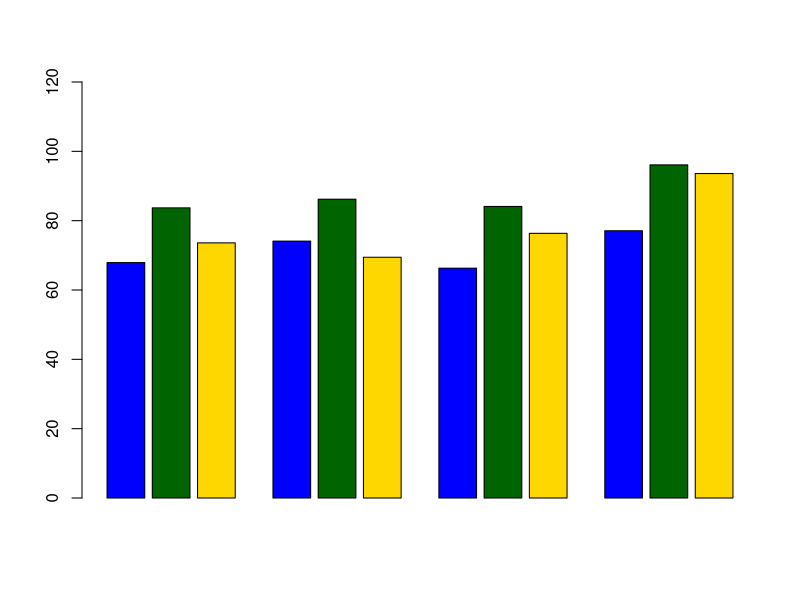
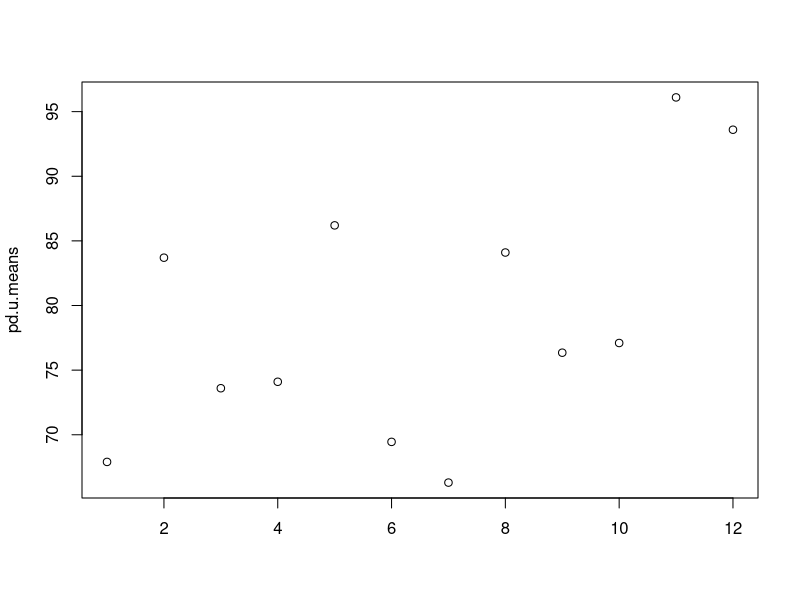
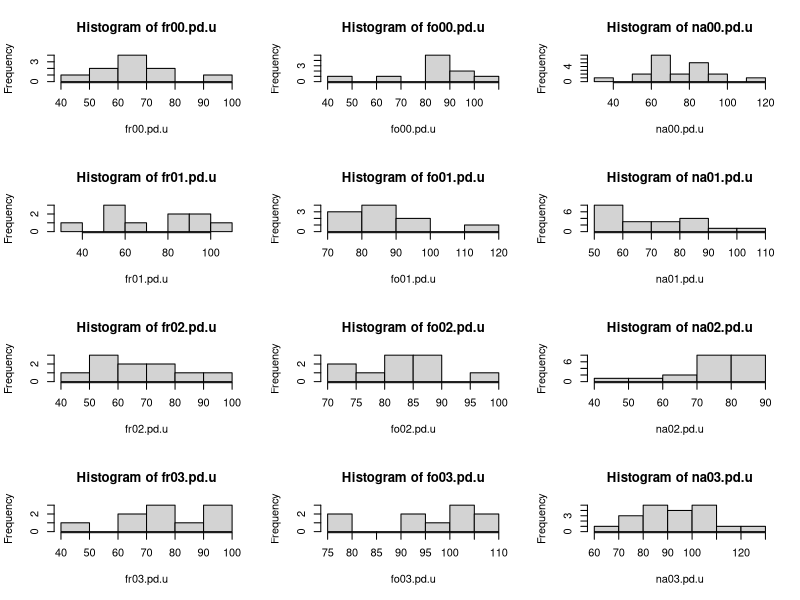
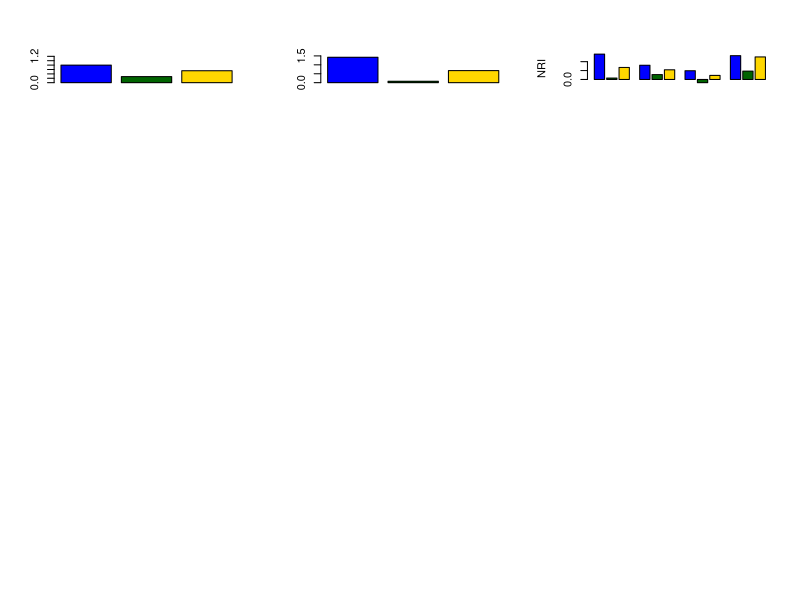
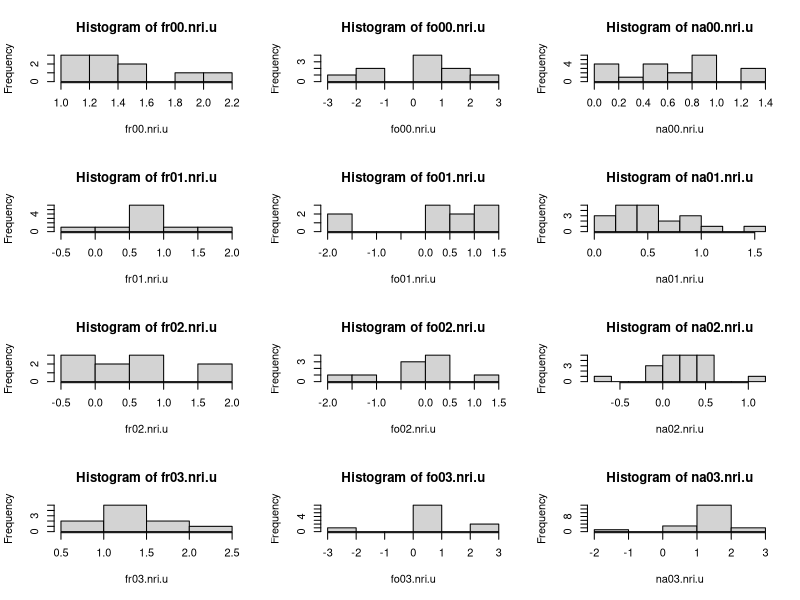
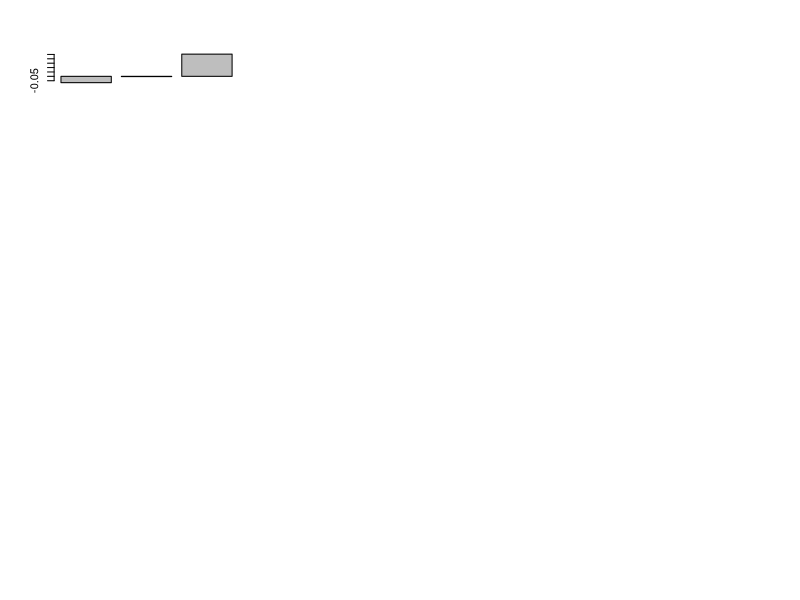
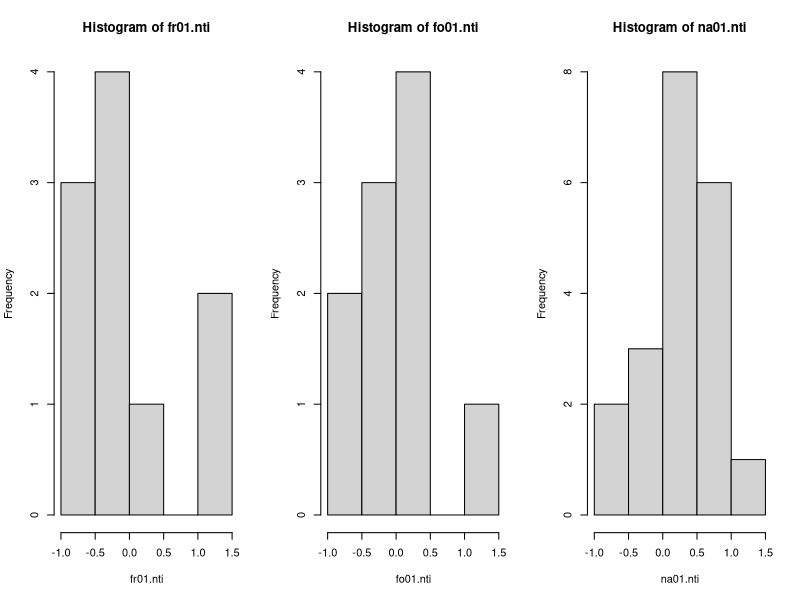
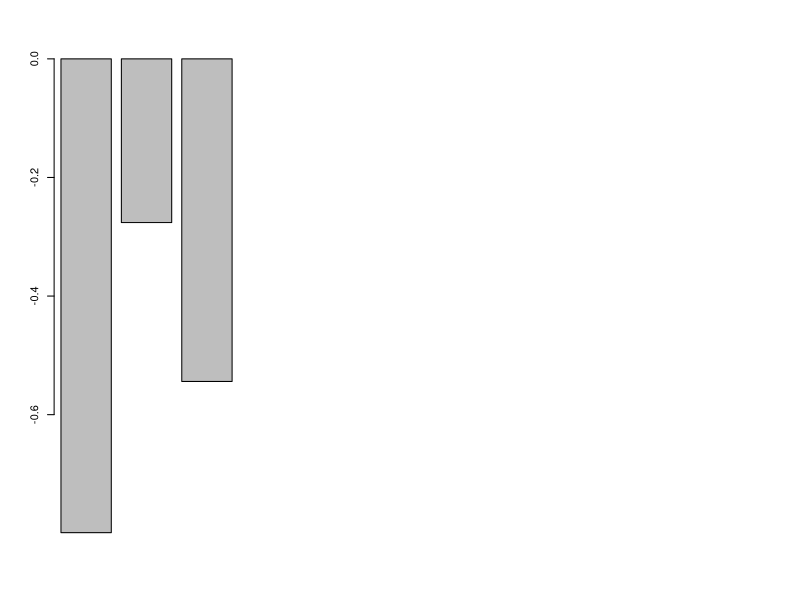

These charts were generated, in order, by the following R code:
setwd("/Users/kjj/Documents/Phylomeet/Analysis/arcot_common2_2y")

##################
# Faith's PD
##################
pd.u <- read.csv("pd.u.csv")

fr00.pd.u <- as.numeric(pd.u[1:10,2])
fo00.pd.u <- as.numeric(pd.u[11:20,2])
na00.pd.u <- as.numeric(pd.u[21:40,2])
fr01.pd.u <- as.numeric(pd.u[41:50,2])
fo01.pd.u <- as.numeric(pd.u[51:60,2])
na01.pd.u <- as.numeric(pd.u[61:80,2])
fr02.pd.u <- as.numeric(pd.u[81:90,2])
fo02.pd.u <- as.numeric(pd.u[91:100,2])
na02.pd.u <- as.numeric(pd.u[101:120,2])
fr03.pd.u <- as.numeric(pd.u[121:130,2])
fo03.pd.u <- as.numeric(pd.u[131:140,2])
na03.pd.u <- as.numeric(pd.u[141:160,2])

# standard errors
se <- function(x) sd(x)/sqrt(length(x))

fr00.se.u <- se(fr00.pd.u)
fo00.pd.u <- as.numeric(pd.u[11:20,2])
na00.pd.u <- as.numeric(pd.u[21:40,2])
fr01.pd.u <- as.numeric(pd.u[41:50,2])
fo01.pd.u <- as.numeric(pd.u[51:60,2])
na01.pd.u <- as.numeric(pd.u[61:80,2])
fr02.pd.u <- as.numeric(pd.u[81:90,2])
fo02.pd.u <- as.numeric(pd.u[91:100,2])
na02.pd.u <- as.numeric(pd.u[101:120,2])
fr03.pd.u <- as.numeric(pd.u[121:130,2])
fo03.pd.u <- as.numeric(pd.u[131:140,2])
na03.pd.u <- as.numeric(pd.u[141:160,2])

# bar graph
library(gplots)
pd.u.means <- c(mean(fr00.pd.u), mean(fo00.pd.u), mean(na00.pd.u), mean(fr01.pd.u), mean(fo01.pd.u), mean(na01.pd.u), mean(fr02.pd.u), mean(fo02.pd.u), mean(na02.pd.u), mean(fr03.pd.u), mean(fo03.pd.u), mean(na03.pd.u))

barplot(pd.u.means, space = c(0.2,0.2,0.2,1,0.2,0.2,1,0.2,0.2,1,0.2,0.2), ylim = c(0,120), col = c("blue", "darkgreen", "gold"))
plotCI(pd.u.means, uiw = )


# histograms of nri
par(mfrow=c(4,3))
hist(fr00.pd.u)
hist(fo00.pd.u)
hist(na00.pd.u)
hist(fr01.pd.u)
hist(fo01.pd.u)
hist(na01.pd.u)
hist(fr02.pd.u)
hist(fo02.pd.u)
hist(na02.pd.u)
hist(fr03.pd.u)
hist(fo03.pd.u)
hist(na03.pd.u)

################
# PD QUESTIONS #
################

######################################################
# Do the host types differ across the whole dataset?
######################################################
pd.u.k <- kruskal.test(list(fr00.pd.u, fo00.pd.u, na00.pd.u, fr01.pd.u, fo01.pd.u, na01.pd.u, fr02.pd.u, fo02.pd.u, na02.pd.u, fr03.pd.u, fo03.pd.u, na03.pd.u)); pd.u.k
# TS = 74, p = e-11
pd.u.k <- kruskal.test(list(fr01.pd.u, fo01.pd.u, na01.pd.u, fr02.pd.u, fo02.pd.u, na02.pd.u, fr03.pd.u, fo03.pd.u, na03.pd.u)); pd.u.k
# TS=65, p = e-11
# Yup.



######################################################
# Does PD differ by host type?
######################################################
# mann-whitney test
frfo00.pd.u.mw <- wilcox.test(fr00.pd.u, fo00.pd.u); frfo00.pd.u.mw
nafo00.pd.u.mw <- wilcox.test(na00.pd.u, fo00.pd.u); nafo00.pd.u.mw
frfo01.pd.u.mw <- wilcox.test(fr01.pd.u, fo01.pd.u); frfo01.pd.u.mw
nafo01.pd.u.mw <- wilcox.test(na01.pd.u, fo01.pd.u); nafo01.pd.u.mw
frfo02.pd.u.mw <- wilcox.test(fr02.pd.u, fo02.pd.u); frfo02.pd.u.mw
nafo02.pd.u.mw <- wilcox.test(na02.pd.u, fo02.pd.u); nafo02.pd.u.mw
frfo03.pd.u.mw <- wilcox.test(fr03.pd.u, fo03.pd.u); frfo03.pd.u.mw
nafo03.pd.u.mw <- wilcox.test(na03.pd.u, fo03.pd.u); nafo03.pd.u.mw

# output
pd.ph.mw <- c(frfo00.pd.u.mw$p.value, nafo00.pd.u.mw$p.value, frfo01.pd.u.mw$p.value, nafo01.pd.u.mw$p.value, frfo02.pd.u.mw$p.value, nafo02.pd.u.mw$p.value, frfo03.pd.u.mw$p.value, nafo03.pd.u.mw$p.value)
ph.names <- c("frfo00", "nafo00", "frfo01", "nafo01", "frfo02", "nafo02", "frfo03", "nafo03")
pd.ph.mat <- cbind(ph.names, pd.ph.mw)
write.csv(pd.ph.mat, "pd.ph.csv")


#############
# nri ultra #
#############
nri.u <- read.csv("nri_ultra_rich.csv")
nri.u <- as.matrix(nri.u)

fr00.nri.u <- -as.numeric(nri.u[1:10,7])
fo00.nri.u <- -as.numeric(nri.u[11:20,7])
na00.nri.u <- -as.numeric(nri.u[21:40,7])
fr01.nri.u <- -as.numeric(nri.u[41:50,7])
fo01.nri.u <- -as.numeric(nri.u[51:60,7])
na01.nri.u <- -as.numeric(nri.u[61:80,7])
fr02.nri.u <- -as.numeric(nri.u[81:90,7])
fo02.nri.u <- -as.numeric(nri.u[91:100,7])
na02.nri.u <- -as.numeric(nri.u[101:120,7])
fr03.nri.u <- -as.numeric(nri.u[121:130,7])
fo03.nri.u <- -as.numeric(nri.u[131:140,7])
na03.nri.u <- -as.numeric(nri.u[141:160,7])

fr00m.nri.u <- mean(fr00.nri.u)
fo00m.nri.u <- mean(fo00.nri.u)
na00m.nri.u <- mean(na00.nri.u)
fr01m.nri.u <- mean(fr01.nri.u)
fo01m.nri.u <- mean(fo01.nri.u)
na01m.nri.u <- mean(na01.nri.u)
fr02m.nri.u <- mean(fr02.nri.u)
fo02m.nri.u <- mean(fo02.nri.u)
na02m.nri.u <- mean(na02.nri.u)
fr03m.nri.u <- mean(fr03.nri.u)
fo03m.nri.u <- mean(fo03.nri.u)
na03m.nri.u <- mean(na03.nri.u)


# bar graph of 2001
nri.01.u <- c(mean(fr01.nri.u), mean(fo01.nri.u), mean(na01.nri.u))
barplot(nri.01.u, col=c("blue", "darkgreen", "gold"), axes = T, ylim=c(0,1.3))

# bar graph of mean of all
nri.aves.u <- c(mean(fr00m.nri.u,fr01m.nri.u,fr02m.nri.u,fr03m.nri.u), mean(fo00m.nri.u, fo01m.nri.u, fo02m.nri.u, fo03m.nri.u), mean(na00m.nri.u, na01m.nri.u, na02m.nri.u, na03m.nri.u))
barplot(nri.aves.u, col=c("blue", "darkgreen", "gold"), ylim = c(0,1.6))

# bar graph of all
nri.00_03.u <- c(mean(fr00.nri.u), mean(fo00.nri.u), mean(na00.nri.u), mean(fr01.nri.u), mean(fo01.nri.u), mean(na01.nri.u), mean(fr02.nri.u), mean(fo02.nri.u), mean(na02.nri.u), mean(fr03.nri.u), mean(fo03.nri.u), mean(na03.nri.u))
barplot(nri.00_03.u, space = c(0.2,0.2,0.2,1,0.2,0.2,1,0.2,0.2,1,0.2,0.2), col=c("blue", "darkgreen", "gold"), ylab = "NRI")

# histograms of nri.u
par(mfrow=c(4,3))
hist(fr00.nri.u)
hist(fo00.nri.u)
hist(na00.nri.u)
hist(fr01.nri.u)
hist(fo01.nri.u)
hist(na01.nri.u)
hist(fr02.nri.u)
hist(fo02.nri.u)
hist(na02.nri.u)
hist(fr03.nri.u)
hist(fo03.nri.u)
hist(na03.nri.u)

#################
# NRI QUESTIONS #
#################

######################################################
# Is there non-neutral phylogenetic structure?
######################################################
# wilcoxon test on all host type groups
fr00.nri.u.w <- wilcox.test(fr00.nri.u); fr00.nri.u.w
fo00.nri.u.w <- wilcox.test(fo00.nri.u); fo00.nri.u.w
na00.nri.u.w <- wilcox.test(na00.nri.u); na00.nri.u.w
fr01.nri.u.w <- wilcox.test(fr01.nri.u); fr01.nri.u.w
fo01.nri.u.w <- wilcox.test(fo01.nri.u); fo01.nri.u.w
na01.nri.u.w <- wilcox.test(na01.nri.u); na01.nri.u.w
fr02.nri.u.w <- wilcox.test(fr02.nri.u); fr02.nri.u.w
fo02.nri.u.w <- wilcox.test(fo02.nri.u); fo02.nri.u.w
na02.nri.u.w <- wilcox.test(na02.nri.u); na02.nri.u.w
fr03.nri.u.w <- wilcox.test(fr03.nri.u); fr03.nri.u.w
fo03.nri.u.w <- wilcox.test(fo03.nri.u); fo03.nri.u.w
na03.nri.u.w <- wilcox.test(na03.nri.u); na03.nri.u.w

# extract p-values
nri.u.w <- as.numeric(c(fr00.nri.u.w$p.value, fo00.nri.u.w$p.value, na00.nri.u.w$p.value, fr01.nri.u.w$p.value, fo01.nri.u.w$p.value, na01.nri.u.w$p.value, fr02.nri.u.w$p.value, fo02.nri.u.w$p.value, na02.nri.u.w$p.value, fr03.nri.u.w$p.value, fo03.nri.u.w$p.value, na03.nri.u.w$p.value))

# make character vector of group names, bind to p-values, export to csv
comm.labels <- c("fr00", "fo00", "na00", "fr01", "fo01", "na01", "fr02", "fo02", "na02", "fr03", "fo03", "na03")
nri.u.w.out <- cbind(comm.labels, nri.u.w)
write.csv(nri.u.w.out, "nri.u.w.out.csv")

######################################################
# Do the host types differ across the whole dataset?
######################################################
# kruskal-wallis test
nri.u.k <- kruskal.test(list(fr00.nri.u, fo00.nri.u, na00.nri.u, fr01.nri.u, fo01.nri.u, na01.nri.u, fr02.nri.u, fo02.nri.u, na02.nri.u, fr03.nri.u, fo03.nri.u, na03.nri.u))
nri.u.k

# resulting p-value <<< 0.0001
# Chi2 test statistic: 63.3
# So: yes they most definitely differ

# kruskal-wallis test without 2000
nri.u.k <- kruskal.test(list(fr01.nri.u, fo01.nri.u, na01.nri.u, fr02.nri.u, fo02.nri.u, na02.nri.u, fr03.nri.u, fo03.nri.u, na03.nri.u)); nri.u.k
# same result, TS of 53 instead, p-value still <<<0.0001


######################################################
# Do the host types differ within each year?
######################################################
# kruskal-wallis test
nri00.u.k <- kruskal.test(list(fr00.nri.u, fo00.nri.u, na00.nri.u)); nri00.u.k
nri01.u.k <- kruskal.test(list(fr01.nri.u, fo01.nri.u, na01.nri.u)); nri01.u.k
nri02.u.k <- kruskal.test(list(fr02.nri.u, fo02.nri.u, na02.nri.u)); nri02.u.k
nri03.u.k <- kruskal.test(list(fr03.nri.u, fo03.nri.u, na03.nri.u)); nri03.u.k

# output
nri.htwy <- c(nri00.u.k$p.value, nri01.u.k$p.value, nri02.u.k$p.value, nri03.u.k$p.value)
year.labels <- c("2000", "2001", "2002", "2003")
nri.htwy.m <- cbind(year.labels, nri.htwy)
write.csv(nri.htwy.m, "nri.htwy.csv")

######################################################
# Do the parental species differ from hybrids (within each year)? 
######################################################
# mann-whitney test
frfo00.nri.u.mw <- wilcox.test(fr00.nri.u, fo00.nri.u); frfo00.nri.u.mw
nafo00.nri.u.mw <- wilcox.test(na00.nri.u, fo00.nri.u); nafo00.nri.u.mw
frfo01.nri.u.mw <- wilcox.test(fr01.nri.u, fo01.nri.u); frfo01.nri.u.mw
nafo01.nri.u.mw <- wilcox.test(na01.nri.u, fo01.nri.u); nafo01.nri.u.mw
frfo02.nri.u.mw <- wilcox.test(fr02.nri.u, fo02.nri.u); frfo02.nri.u.mw
nafo02.nri.u.mw <- wilcox.test(na02.nri.u, fo02.nri.u); nafo02.nri.u.mw
frfo03.nri.u.mw <- wilcox.test(fr03.nri.u, fo03.nri.u); frfo03.nri.u.mw
nafo03.nri.u.mw <- wilcox.test(na03.nri.u, fo03.nri.u); nafo03.nri.u.mw

# output
nri.ph.mw <- c(frfo00.nri.u.mw$p.value, nafo00.nri.u.mw$p.value, frfo01.nri.u.mw$p.value, nafo01.nri.u.mw$p.value, frfo02.nri.u.mw$p.value, nafo02.nri.u.mw$p.value, frfo03.nri.u.mw$p.value, nafo03.nri.u.mw$p.value)
ph.names <- c("frfo00", "nafo00", "frfo01", "nafo01", "frfo02", "nafo02", "frfo03", "nafo03")
nri.ph.mat <- cbind(ph.names, nri.ph.mw)
write.csv(nri.ph.mat, "nri.ph.csv")

######################################################
# Does each host type differ from year to year? 
######################################################
# kruskal-wallis test
nri.fr.u.k <- kruskal.test(list(fr00.nri.u, fr01.nri.u, fr02.nri.u, fr03.nri.u))
nri.fo.u.k <- kruskal.test(list(fo00.nri.u, fo01.nri.u, fo02.nri.u, fo03.nri.u))
nri.na.u.k <- kruskal.test(list(na00.nri.u, na01.nri.u, na02.nri.u, na03.nri.u))

# output
nri.htd <- c(nri.fr.u.k$p.value, nri.fo.u.k$p.value, nri.na.u.k$p.value)
htd.names <- c("fr", "fo", "na")
htd.mat <- cbind(nri.htd,htd.names)
write.csv(htd.mat, "htdy.csv")

# year to year comparison
nri.fr0001.u.mw <- wilcox.test(fr00.nri.u, fr01.nri.u)
nri.fr0102.u.mw <- wilcox.test(fr01.nri.u, fr02.nri.u)
nri.fr0203.u.mw <- wilcox.test(fr02.nri.u, fr03.nri.u)
nri.fo0001.u.mw <- wilcox.test(fo00.nri.u, fo01.nri.u)
nri.fo0102.u.mw <- wilcox.test(fo01.nri.u, fo02.nri.u)
nri.fo0203.u.mw <- wilcox.test(fo02.nri.u, fo03.nri.u)
nri.na0001.u.mw <- wilcox.test(na00.nri.u, na01.nri.u)
nri.na0102.u.mw <- wilcox.test(na01.nri.u, na02.nri.u)
nri.na0203.u.mw <- wilcox.test(na02.nri.u, na03.nri.u)

# output
nri.htd.fr <- c(nri.fr0001.u.mw$p.value, nri.fr0102.u.mw$p.value, nri.fr0203.u.mw$p.value)
nri.htd.fo <- c(nri.fo0001.u.mw$p.value, nri.fo0102.u.mw$p.value, nri.fo0203.u.mw$p.value)
nri.htd.na <- c(nri.na0001.u.mw$p.value, nri.na0102.u.mw$p.value, nri.na0203.u.mw$p.value)
htd.namesffn <- c("2000-01", "2001-02", "2002-03")
htd.ffn.mat <- cbind(htd.namesffn, nri.htd.fr, nri.htd.fo, nri.htd.na)
write.csv(htd.ffn.mat, "htdy.ffn.csv")

##################
# 2001 nti data
##################
nti <- read.csv("nti_ultra_rich.csv")
nti <- as.matrix(nti)

fr01.nti <- as.numeric(nti[41:50,7])
fo01.nti <- as.numeric(nti[51:60,7])
na01.nti <- as.numeric(nti[61:80,7])

# bar graph
nti01.nti <- c(mean(fr01.nti), mean(fo01.nti), mean(na01.nti))
barplot(nti01.nti)

# histograms of nti
par(mfrow=c(1,3))
hist(fr01.nti)
hist(fo01.nti)
hist(na01.nti)

# wilcoxon test
fr01.nti.w <- wilcox.test(fr01.nti); fr01.nti.w
fo01.nti.w <- wilcox.test(fo01.nti); fo01.nti.w
na01.nti.w <- wilcox.test(na01.nti); na01.nti.w

##################
# 2002 nri data
##################
nri <- read.csv("nri_ultra_rich.csv")
nri <- as.matrix(nri)

fr02.nri <- as.numeric(nri[41:50,7])
fo02.nri <- as.numeric(nri[51:60,7])
na02.nri <- as.numeric(nri[61:80,7])

# bar graph
nri02.nri <- c(mean(fr02.nri), mean(fo02.nri), mean(na02.nri))
barplot(nri02.nri)

# histograms of nri
par(mfrow=c(1,3))
hist(fr02.nri)
hist(fo02.nri)
hist(na02.nri)

# wilcoxon test
fr02.nri.w <- wilcox.test(fr02.nri); fr02.nri.w
fo02.nri.w <- wilcox.test(fo02.nri); fo02.nri.w
na02.nri.w <- wilcox.test(na02.nri); na02.nri.w

##################
# 2002 nti data
##################
nti <- read.csv("nti_ultra_rich.csv")
nti <- as.matrix(nti)

fr02.nti <- as.numeric(nti[41:50,7])
fo02.nti <- as.numeric(nti[51:60,7])
na02.nti <- as.numeric(nti[61:80,7])

# bar graph
nti02.nti <- c(mean(fr02.nti), mean(fo02.nti), mean(na02.nti))
barplot(nti02.nti)

# histograms of nti
par(mfrow=c(1,3))
hist(fr02.nti)
hist(fo02.nti)
hist(na02.nti)

# wilcoxon test
fr02.nti.w <- wilcox.test(fr02.nti); fr02.nti.w
fo02.nti.w <- wilcox.test(fo02.nti); fo02.nti.w
na02.nti.w <- wilcox.test(na02.nti); na02.nti.w

##################
# 2003 nri data
##################
nri <- read.csv("nri_ultra_rich.csv")
nri <- as.matrix(nri)

fr03.nri <- as.numeric(nri[41:50,7])
fo03.nri <- as.numeric(nri[51:60,7])
na03.nri <- as.numeric(nri[61:80,7])

# bar graph
nri03.nri <- c(mean(fr03.nri), mean(fo03.nri), mean(na03.nri))
barplot(nri03.nri)

# histograms of nri
par(mfrow=c(1,3))
hist(fr03.nri)
hist(fo03.nri)
hist(na03.nri)

# wilcoxon test
fr03.nri.w <- wilcox.test(fr03.nri); fr03.nri.w
fo03.nri.w <- wilcox.test(fo03.nri); fo03.nri.w
na03.nri.w <- wilcox.test(na03.nri); na03.nri.w

##################
# 2003 nti data
##################
nti <- read.csv("nti_ultra_rich.csv")
nti <- as.matrix(nti)

fr03.nti <- as.numeric(nti[41:50,7])
fo03.nti <- as.numeric(nti[51:60,7])
na03.nti <- as.numeric(nti[61:80,7])

# bar graph
nti03.nti <- c(mean(fr03.nti), mean(fo03.nti), mean(na03.nti))
barplot(nti03.nti)

# histograms of nti
par(mfrow=c(1,3))
hist(fr03.nti)
hist(fo03.nti)
hist(na03.nti)

# wilcoxon test
fr03.nti.w <- wilcox.test(fr03.nti); fr03.nti.w
fo03.nti.w <- wilcox.test(fo03.nti); fo03.nti.w
na03.nti.w <- wilcox.test(na03.nti); na03.nti.w
